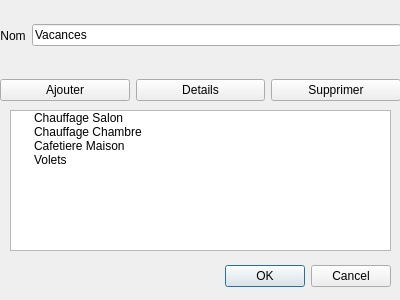
<?xml version="1.0" encoding="UTF-8"?>
<ui version="4.0">
 <class>addModeVacances</class>
 <widget class="QDialog" name="addModeVacances">
  <property name="geometry">
   <rect>
    <x>0</x>
    <y>0</y>
    <width>400</width>
    <height>300</height>
   </rect>
  </property>
  <property name="windowTitle">
   <string>Ajouter un nouveau mode</string>
  </property>
  <widget class="QDialogButtonBox" name="buttonBox">
   <property name="geometry">
    <rect>
     <x>50</x>
     <y>260</y>
     <width>341</width>
     <height>32</height>
    </rect>
   </property>
   <property name="orientation">
    <enum>Qt::Horizontal</enum>
   </property>
   <property name="standardButtons">
    <set>QDialogButtonBox::Cancel|QDialogButtonBox::Ok</set>
   </property>
  </widget>
  <widget class="QWidget" name="horizontalLayoutWidget">
   <property name="geometry">
    <rect>
     <x>0</x>
     <y>0</y>
     <width>401</width>
     <height>71</height>
    </rect>
   </property>
   <layout class="QHBoxLayout" name="horizontalLayout">
    <item>
     <widget class="QLabel" name="label">
      <property name="text">
       <string>Nom</string>
      </property>
      <property name="alignment">
       <set>Qt::AlignCenter</set>
      </property>
     </widget>
    </item>
    <item>
     <widget class="QLineEdit" name="lineEdit">
      <property name="text">
       <string>Vacances</string>
      </property>
     </widget>
    </item>
   </layout>
  </widget>
  <widget class="QTreeWidget" name="treeWidget">
   <property name="geometry">
    <rect>
     <x>10</x>
     <y>110</y>
     <width>381</width>
     <height>141</height>
    </rect>
   </property>
   <property name="headerHidden">
    <bool>true</bool>
   </property>
   <column>
    <property name="text">
     <string>1</string>
    </property>
   </column>
   <item>
    <property name="text">
     <string>Chauffage Salon</string>
    </property>
   </item>
   <item>
    <property name="text">
     <string>Chauffage Chambre</string>
    </property>
   </item>
   <item>
    <property name="text">
     <string>Cafetiere Maison</string>
    </property>
   </item>
   <item>
    <property name="text">
     <string>Volets</string>
    </property>
   </item>
  </widget>
  <widget class="QWidget" name="horizontalLayoutWidget_2">
   <property name="geometry">
    <rect>
     <x>0</x>
     <y>70</y>
     <width>401</width>
     <height>41</height>
    </rect>
   </property>
   <layout class="QHBoxLayout" name="horizontalLayout_2">
    <item>
     <widget class="QPushButton" name="pushButton">
      <property name="text">
       <string>Ajouter</string>
      </property>
     </widget>
    </item>
    <item>
     <widget class="QPushButton" name="pushButton_2">
      <property name="text">
       <string>Details</string>
      </property>
     </widget>
    </item>
    <item>
     <widget class="QPushButton" name="pushButton_3">
      <property name="text">
       <string>Supprimer</string>
      </property>
     </widget>
    </item>
   </layout>
  </widget>
 </widget>
 <resources/>
 <connections>
  <connection>
   <sender>buttonBox</sender>
   <signal>accepted()</signal>
   <receiver>addModeVacances</receiver>
   <slot>accept()</slot>
   <hints>
    <hint type="sourcelabel">
     <x>248</x>
     <y>254</y>
    </hint>
    <hint type="destinationlabel">
     <x>157</x>
     <y>274</y>
    </hint>
   </hints>
  </connection>
  <connection>
   <sender>buttonBox</sender>
   <signal>rejected()</signal>
   <receiver>addModeVacances</receiver>
   <slot>reject()</slot>
   <hints>
    <hint type="sourcelabel">
     <x>316</x>
     <y>260</y>
    </hint>
    <hint type="destinationlabel">
     <x>286</x>
     <y>274</y>
    </hint>
   </hints>
  </connection>
 </connections>
</ui>
